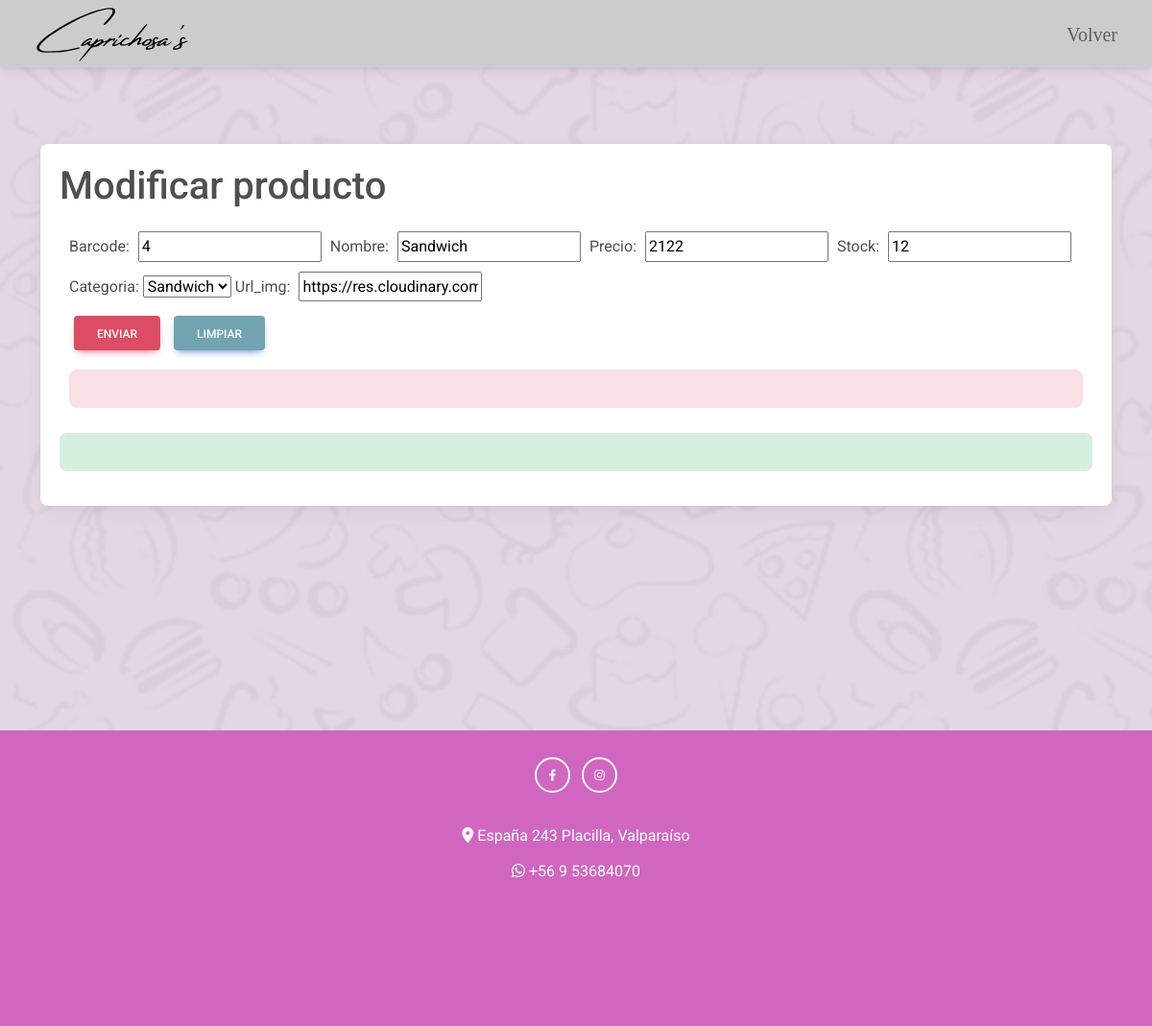
Page /Modificar-producto/4 on the earlier database version.
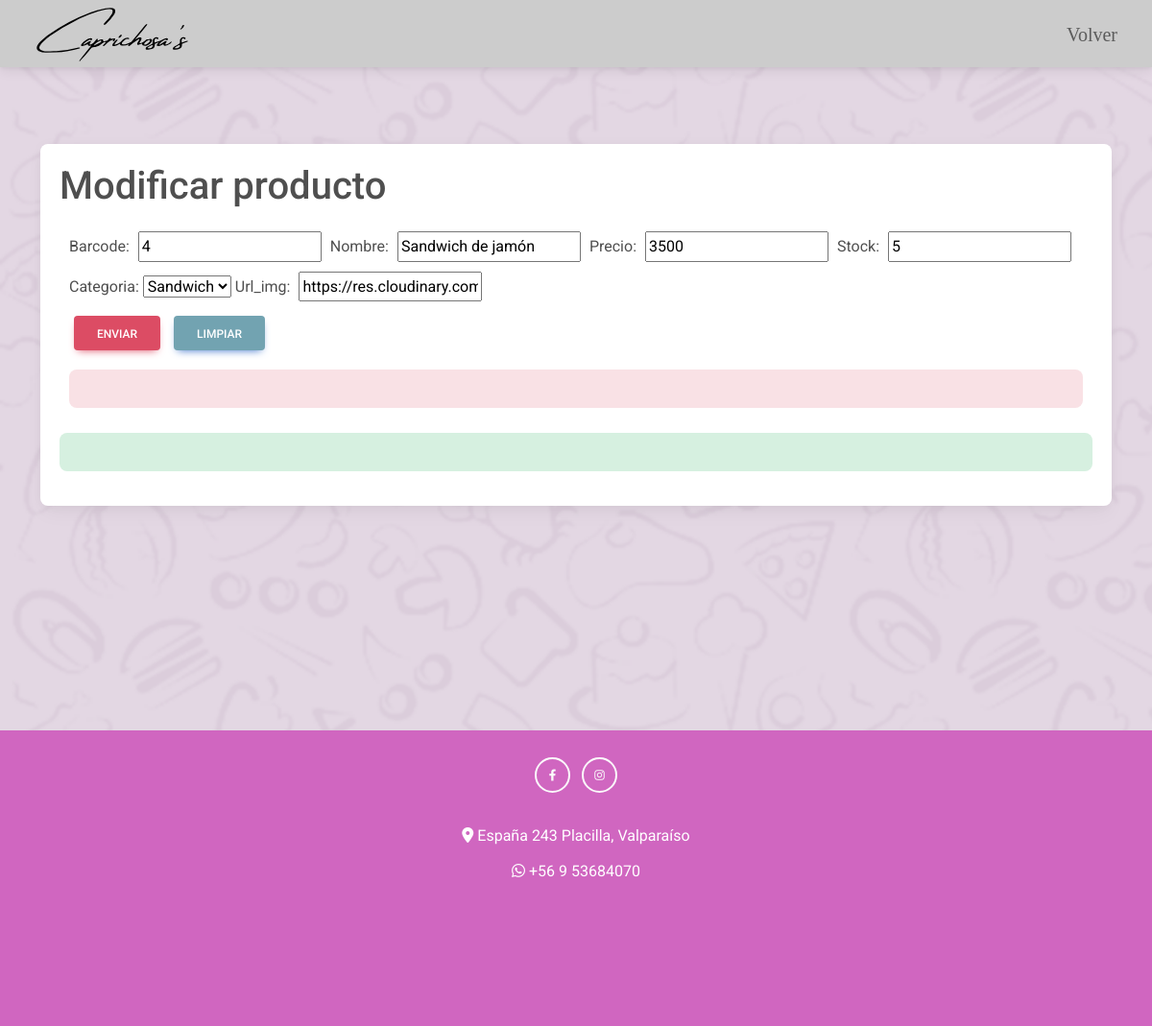
Same page on the later database version.
### core/models.py (models this page shows, shortened)
class PRODUCTO(models.Model):
    Barcode = models.CharField(max_length=50 ,primary_key=True ,verbose_name='Barcode')
    nombre =  models.CharField(max_length=50 ,verbose_name='nombre')
    slug = AutoSlugField(populate_from='nombre')
    precio = models.IntegerField(verbose_name='precio')
    stock = models.IntegerField(verbose_name='stock')
    imgurl = models.CharField(max_length=600,verbose_name='url_img')
    descripcion = models.TextField(max_length=600,verbose_name='descripcion',null=True)
    is_activo = models.BooleanField(default=True)
    destacado = models.BooleanField(default=False)
    categoria = models.ForeignKey(CATEGORIA,on_delete=models.CASCADE)

class CATEGORIA(models.Model):
    nombre = models.CharField(max_length=50,primary_key=True, verbose_name='nombre de la categoria')
    slug = AutoSlugField(populate_from='nombre')
    is_activo = models.BooleanField(default=True)
    def __str__(self) -> str:
        return self.nombre

### core/views.py (the view)
# urls.py: path("Modificar-producto/<Barcode>", Mod_Producto,name="Mod_Producto"),
def Mod_Producto(request, Barcode):
    producto = PRODUCTO.objects.get(Barcode=Barcode)
    datos = {
        'form': ProductoForm(instance=producto)
    }
    if request.method == 'POST':
        formulario = ProductoForm(data=request.POST, instance=producto)
        if formulario.is_valid:
            formulario.save()
            datos['mensaje'] = "Modificados correctamente"
    return render(request, 'core/Crud/modProducto.html', datos)

### core/forms.py
class ProductoForm (ModelForm):
    class Meta :
        model = PRODUCTO
        fields= ['Barcode','nombre','precio','stock','categoria','imgurl']

### core/context_processor.py (called while the page is built)
def importe_total_carro(request):
    total=0
    if 'carro' in request.session:
        for key, value in request.session["carro"].items():
            total += int(value["acumulado"])
    return {'importe_total_carro':total}

def counter(request):
    cart_count = 0
    if 'carro' in request.session:
        for key, value in request.session["carro"].items():
            cart_count +=  int(value["cantidad"])
    return dict(cart_count=cart_count)

### core/templates/core/Crud/modProducto.html (shortened to what this page needs)
<!DOCTYPE html>
<html lang="es">
  {%load static%}
<head>
  <link rel="stylesheet" href="{% static 'core/css/styles.css'%}">
  <link href="https://cdnjs.cloudflare.com/ajax/libs/font-awesome/6.0.0/css/all.min.css" rel="stylesheet" />
  <link href="https://cdnjs.cloudflare.com/ajax/libs/mdb-ui-kit/6.2.0/mdb.min.css" rel="stylesheet" />
</head>
<body class="add">
  <header>
    <nav class="navbar navbar-expand-lg">
      <div class="container-fluid">
        <a class="navbar-brand" href="/"><img class="px-4" src="{% static 'core/img/logo.svg'%}" alt="Logo" height="60"></a>
        <div class="collapse navbar-collapse justify-content-end" id="navbarNavAltMarkup">
          <ul class="navbar-nav">
            <li class="nav-item">
              <a class="nav-link px-4" href="http://127.0.0.1:8000/crud">Volver</a>
            </li>
          </ul>
        </div>
      </div>
    </nav>
  </header>
  <div class="container">
    <div class="card">
    <h1>Modificar producto</h1>
    <form action="" method="post" id="formulario">
      <div class="form-group">
        {{ form }}
      </div>
      <input type="submit" value="Enviar" class="btn btn-danger" id="enviar">
      <input type="reset" value="Limpiar" class="btn btn-primary" id="limpiar">
      <div id="error" class="alert alert-danger" role="alert"></div>
    </form>
    <div class="alert alert-success" role="alert">{{mensaje}}</div>
  </div>
</div>
<br>
<br>
<br>
<br>
<br>
<br>
  <footer class="footer text-center text-white">
    <div class="container p-4 pb-0">
      <div class="mb-4">
        <a class="btn btn-outline-light btn-floating m-1" href="#!" target="_blank" role="button"><i class="fab fa-facebook-f"></i></a>
        <a class="btn btn-outline-light btn-floating m-1" href="https://www.instagram.com/caprichosas_cafe/" target="_blank"
          role="button"><i class="fab fa-instagram"></i></a>
      </div>
    </div>
    <div class="text-center p-1">
      <i class="fas fa-location-dot"></i> España 243 Placilla, Valparaíso
    </div>
    <div class="wanumber text-center p-2">
      <i class="fab fa-whatsapp"></i> +56 9 53684070
    </div>
  </footer>
</body>
</html>

Differences in the rows shown:
changed PRODUCTO "Sandwich": nombre "Sandwich" → "Sandwich de jamón"; precio "2122" → "3500"; stock "12" → "5"
